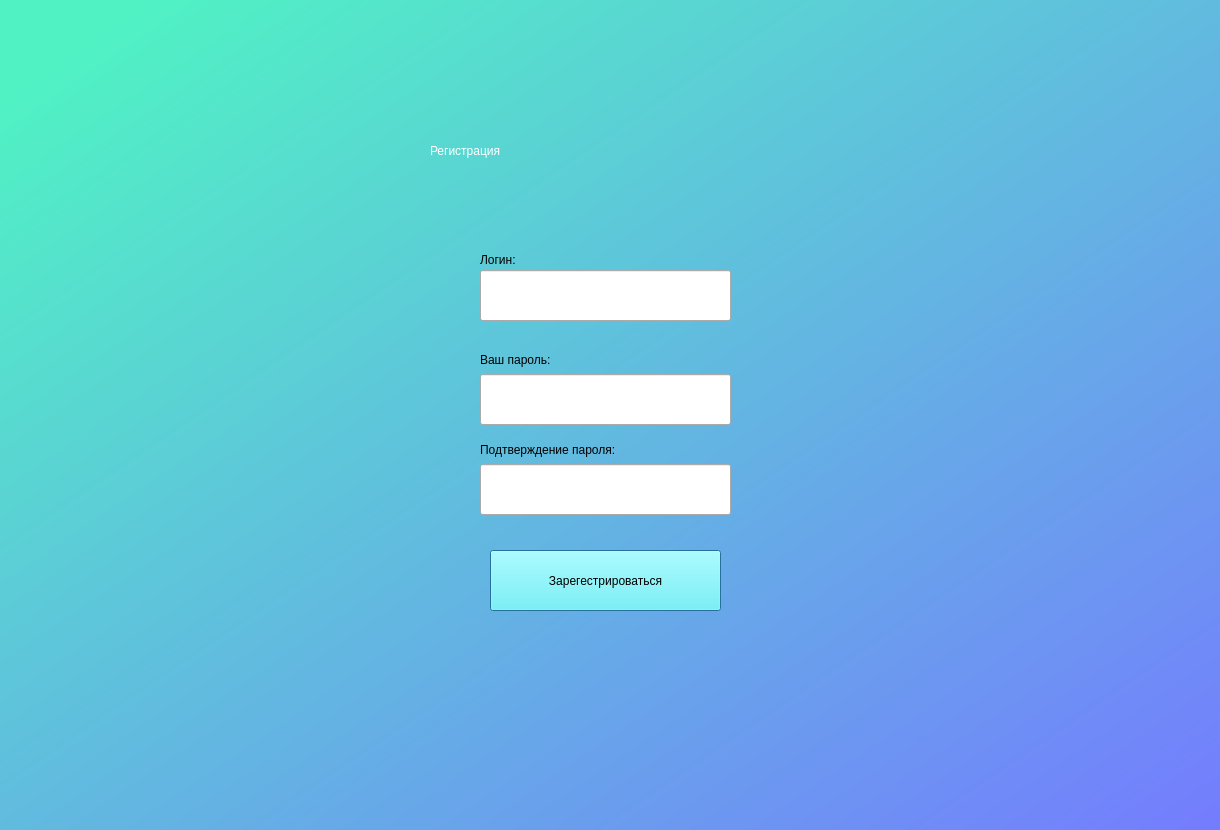
<?xml version="1.0" encoding="UTF-8"?>
<ui version="4.0">
 <class>Dialog</class>
 <widget class="QDialog" name="Dialog">
  <property name="geometry">
   <rect>
    <x>0</x>
    <y>0</y>
    <width>1220</width>
    <height>830</height>
   </rect>
  </property>
  <property name="windowTitle">
   <string>Dialog</string>
  </property>
  <widget class="QWidget" name="widget" native="true">
   <property name="geometry">
    <rect>
     <x>0</x>
     <y>0</y>
     <width>1241</width>
     <height>841</height>
    </rect>
   </property>
   <property name="styleSheet">
    <string notr="true">QWidget#widget{
background-color: qlineargradient(spread:pad, x1:0.0547264, y1:0.063, x2:1, y2:1, stop:0 rgba(80, 242, 196, 255), stop:1 rgba(117, 122, 255, 255));}</string>
   </property>
   <widget class="QPushButton" name="logup_b">
    <property name="geometry">
     <rect>
      <x>490</x>
      <y>550</y>
      <width>231</width>
      <height>61</height>
     </rect>
    </property>
    <property name="styleSheet">
     <string notr="true">
font: 14pt &quot;Calibri&quot;;
background-color: rgb(93, 255, 255);</string>
    </property>
    <property name="text">
     <string>Зарегестрироваться</string>
    </property>
   </widget>
   <widget class="QLabel" name="label">
    <property name="geometry">
     <rect>
      <x>430</x>
      <y>100</y>
      <width>351</width>
      <height>101</height>
     </rect>
    </property>
    <property name="styleSheet">
     <string notr="true">font: 40pt &quot;calibri&quot;;
color: rgb(255, 255, 255);</string>
    </property>
    <property name="text">
     <string>Регистрация</string>
    </property>
   </widget>
   <widget class="QLineEdit" name="loginline">
    <property name="geometry">
     <rect>
      <x>480</x>
      <y>270</y>
      <width>251</width>
      <height>51</height>
     </rect>
    </property>
   </widget>
   <widget class="QLineEdit" name="passwordline">
    <property name="geometry">
     <rect>
      <x>480</x>
      <y>374</y>
      <width>251</width>
      <height>51</height>
     </rect>
    </property>
   </widget>
   <widget class="QLineEdit" name="passwordlinecon">
    <property name="geometry">
     <rect>
      <x>480</x>
      <y>464</y>
      <width>251</width>
      <height>51</height>
     </rect>
    </property>
   </widget>
   <widget class="QLabel" name="label_2">
    <property name="geometry">
     <rect>
      <x>480</x>
      <y>250</y>
      <width>61</width>
      <height>20</height>
     </rect>
    </property>
    <property name="styleSheet">
     <string notr="true">font: 10pt &quot;MS Shell Dlg 2&quot;;</string>
    </property>
    <property name="text">
     <string>Логин:</string>
    </property>
   </widget>
   <widget class="QLabel" name="label_3">
    <property name="geometry">
     <rect>
      <x>480</x>
      <y>350</y>
      <width>111</width>
      <height>20</height>
     </rect>
    </property>
    <property name="styleSheet">
     <string notr="true">font: 10pt &quot;MS Shell Dlg 2&quot;;</string>
    </property>
    <property name="text">
     <string>Ваш пароль:</string>
    </property>
   </widget>
   <widget class="QLabel" name="label_4">
    <property name="geometry">
     <rect>
      <x>480</x>
      <y>440</y>
      <width>191</width>
      <height>20</height>
     </rect>
    </property>
    <property name="styleSheet">
     <string notr="true">font: 10pt &quot;MS Shell Dlg 2&quot;;</string>
    </property>
    <property name="text">
     <string>Подтверждение пароля:</string>
    </property>
   </widget>
   <widget class="QLabel" name="errortext">
    <property name="geometry">
     <rect>
      <x>480</x>
      <y>520</y>
      <width>251</width>
      <height>16</height>
     </rect>
    </property>
    <property name="styleSheet">
     <string notr="true">font: 9pt &quot;MS Shell Dlg 2&quot;;
color: rgb(189, 0, 0)</string>
    </property>
    <property name="text">
     <string/>
    </property>
   </widget>
  </widget>
 </widget>
 <resources/>
 <connections/>
</ui>
